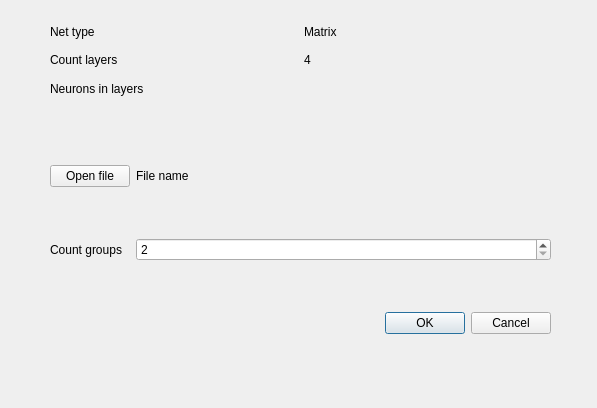
<?xml version="1.0" encoding="UTF-8"?>
<ui version="4.0">
 <class>CrossValidationConf</class>
 <widget class="QDialog" name="CrossValidationConf">
  <property name="geometry">
   <rect>
    <x>0</x>
    <y>0</y>
    <width>597</width>
    <height>408</height>
   </rect>
  </property>
  <property name="windowTitle">
   <string>Dialog</string>
  </property>
  <widget class="QWidget" name="gridLayoutWidget_2">
   <property name="geometry">
    <rect>
     <x>50</x>
     <y>20</y>
     <width>501</width>
     <height>80</height>
    </rect>
   </property>
   <layout class="QGridLayout" name="gridLayout_2">
    <item row="0" column="1">
     <widget class="QLabel" name="label_netTypeAnswer">
      <property name="text">
       <string>Matrix</string>
      </property>
     </widget>
    </item>
    <item row="1" column="0">
     <widget class="QLabel" name="label_countLayers">
      <property name="text">
       <string>Count layers</string>
      </property>
     </widget>
    </item>
    <item row="0" column="0">
     <widget class="QLabel" name="label_netType">
      <property name="text">
       <string>Net type</string>
      </property>
     </widget>
    </item>
    <item row="1" column="1">
     <widget class="QLabel" name="label_countLayersAnswer">
      <property name="text">
       <string>4</string>
      </property>
     </widget>
    </item>
    <item row="2" column="0">
     <widget class="QLabel" name="label_neuronsInLayers">
      <property name="text">
       <string>Neurons in layers</string>
      </property>
     </widget>
    </item>
    <item row="2" column="1">
     <widget class="QLabel" name="label_neuronsInLayersAnswer">
      <property name="text">
       <string/>
      </property>
     </widget>
    </item>
   </layout>
  </widget>
  <widget class="QWidget" name="gridLayoutWidget">
   <property name="geometry">
    <rect>
     <x>50</x>
     <y>120</y>
     <width>501</width>
     <height>261</height>
    </rect>
   </property>
   <layout class="QGridLayout" name="gridLayout">
    <item row="1" column="1">
     <widget class="QSpinBox" name="spinBox_countGroups">
      <property name="minimum">
       <number>2</number>
      </property>
      <property name="maximum">
       <number>50</number>
      </property>
     </widget>
    </item>
    <item row="0" column="0">
     <widget class="QPushButton" name="pushButton_openFile">
      <property name="sizePolicy">
       <sizepolicy hsizetype="Fixed" vsizetype="Fixed">
        <horstretch>0</horstretch>
        <verstretch>0</verstretch>
       </sizepolicy>
      </property>
      <property name="text">
       <string>Open file</string>
      </property>
     </widget>
    </item>
    <item row="0" column="1">
     <widget class="QLabel" name="label_filename">
      <property name="text">
       <string>File name</string>
      </property>
     </widget>
    </item>
    <item row="1" column="0">
     <widget class="QLabel" name="label_countGroups">
      <property name="text">
       <string>Count groups</string>
      </property>
     </widget>
    </item>
    <item row="2" column="0" colspan="2">
     <widget class="QDialogButtonBox" name="buttonBox">
      <property name="orientation">
       <enum>Qt::Horizontal</enum>
      </property>
      <property name="standardButtons">
       <set>QDialogButtonBox::Cancel|QDialogButtonBox::Ok</set>
      </property>
     </widget>
    </item>
   </layout>
  </widget>
 </widget>
 <resources/>
 <connections>
  <connection>
   <sender>buttonBox</sender>
   <signal>accepted()</signal>
   <receiver>CrossValidationConf</receiver>
   <slot>accept()</slot>
   <hints>
    <hint type="sourcelabel">
     <x>240</x>
     <y>339</y>
    </hint>
    <hint type="destinationlabel">
     <x>157</x>
     <y>274</y>
    </hint>
   </hints>
  </connection>
  <connection>
   <sender>buttonBox</sender>
   <signal>rejected()</signal>
   <receiver>CrossValidationConf</receiver>
   <slot>reject()</slot>
   <hints>
    <hint type="sourcelabel">
     <x>308</x>
     <y>339</y>
    </hint>
    <hint type="destinationlabel">
     <x>286</x>
     <y>274</y>
    </hint>
   </hints>
  </connection>
 </connections>
</ui>
